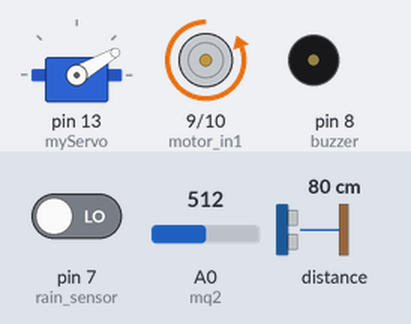
Bench run of a sketch on a simulated Arduino Uno, built with avr-gcc and run on an emulated ATmega328P. Parts: servo, motor-driver pin pairs drawn as motors (green arrow = first pin HIGH = forward, orange = second pin HIGH = backward, longer = more drive), buzzer (waves = sounding). The test bench sets the inputs (shaded band); at power-on: distance to the obstacle 80 cm, A0 (mq2) = 512, pin 7 (rain_sensor) LOW. The echo pulse lasts 58.3 µs per cm; what the sketch prints to the serial monitor is not drawn.

Above: at 6.7 s.
6.8 s: distance to the obstacle set to 7 cm
13.4 s: distance to the obstacle set to 4 cm
At 18.7 s:
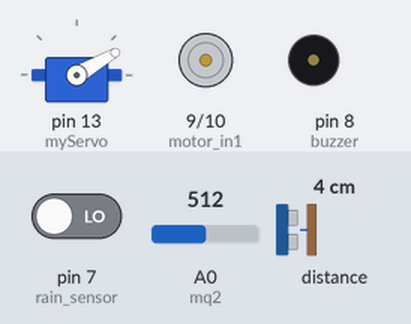
25.2 s: A0 (mq2) set to 542
31.8 s: A0 (mq2) set to 558
At 35.92 s:
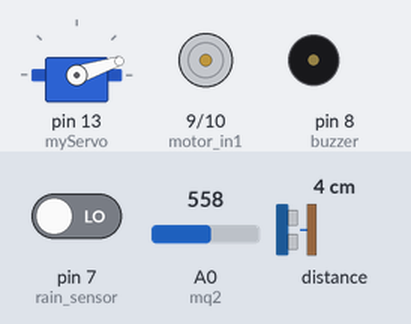
43.5 s: pin 7 (rain_sensor) driven HIGH
At 48.9 s:
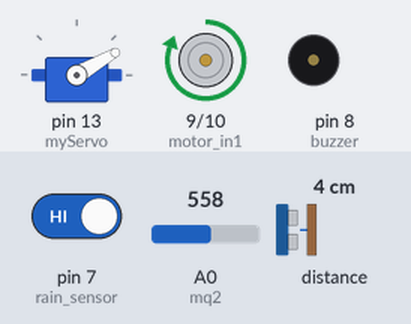
55.0 s: pin 7 (rain_sensor) driven LOW
At 65.3 s:
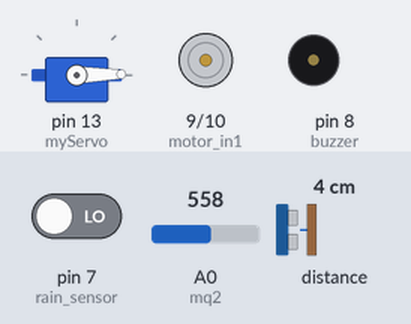
Timing chart, 0 to 67.3 s (numbered marks = the images above; inputs shaded):
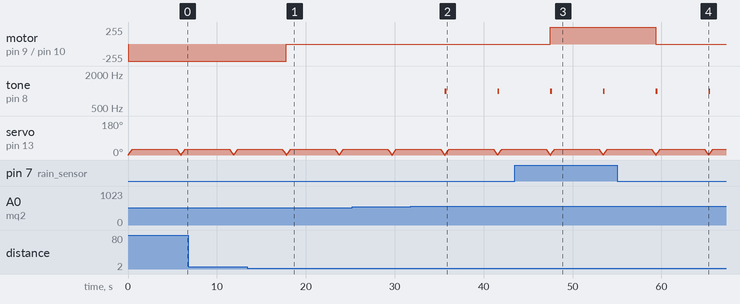

Measured:
- the behaviour switches between 6 and 5 cm on distance to the obstacle (found by bisection; images 0 and 1)
- the behaviour switches between 550 and 551 on A0 (mq2) (found by bisection; images 1 and 2)
- after the input at 13.4 s, motor on pin 9 (motor_in1) / pin 10 (motor_in2): backward 255/255 → stopped after 4.4 s
- after the input at 31.8 s, tone on pin 8 (buzzer): alternates 1000 Hz for 0.20 s and silent for 5.7 s, starting after 3.8 s
- after the input at 43.5 s, motor on pin 9 (motor_in1) / pin 10 (motor_in2): stopped → forward 255/255 after 4.0 s
- after the input at 55.0 s, motor on pin 9 (motor_in1) / pin 10 (motor_in2): forward 255/255 → stopped after 4.4 s

The sketch:

arduino_control.ino
```cpp
#include <Servo.h>

int sensorThres = 500;
//DC Motor
const int motor_in1 = 9;
const int motor_in2 = 10;
//UltraSonic
const int echo = 0;
const int trig = 1;
//Gas Sensor
const int mq2 = A0;
//Buzzer
const int buzzer = 8;
//Rain Sensor
const int rain_sensor = 7;

Servo myServo;

int pos = 0;

long duration;
float distance;

void setup() {
  // put your setup code here, to run once:
  Serial.begin(9600);

  pinMode(motor_in1, OUTPUT);
  pinMode(motor_in2, OUTPUT);
  pinMode(echo, INPUT);
  pinMode(trig, OUTPUT);
  pinMode(mq2, INPUT);
  pinMode(buzzer, OUTPUT);
  pinMode(rain_sensor, INPUT);

  myServo.attach(13);
}

void loop() {
  // put your main code here, to run repeatedly:
  int val = analogRead(mq2);
  //Serial.println(val);

  if (val-50 > sensorThres)
  {
    tone(buzzer, 1000, 200);
  }
  else
  {
    noTone(buzzer);
  }

  int rain_val = digitalRead(rain_sensor);
  //Serial.println(rain_val);

  digitalWrite(trig, LOW);
  delayMicroseconds(2);
  digitalWrite(trig, HIGH);
  delayMicroseconds(10);
  digitalWrite(trig, LOW);
  duration = pulseIn(echo, HIGH);
  distance = duration * 0.034 / 2;
  //Serial.println(distance);

  if (rain_val == 1) {
    digitalWrite(motor_in1, HIGH);
    digitalWrite(motor_in2, LOW);
    if (distance >= 15) {
      digitalWrite(motor_in1, LOW);
      digitalWrite(motor_in2, LOW);
      Serial.println("Opening");
    }
  }
  // if (distance > 5) {
  //   Serial.println("Far");
  // }
  // else {
  //   Serial.println("Near");
  // }
  else {
    digitalWrite(motor_in1, LOW);
    digitalWrite(motor_in2, HIGH);
    if (distance <= 5) {
      digitalWrite(motor_in1, LOW);
      digitalWrite(motor_in2, LOW);
      Serial.print("Closing");
    }
  }
  for (pos = 0; pos <= 30; pos += 1) { // goes from 0 degrees to 180 degrees
    myServo.write(pos);              // tell servo to go to position in variable 'pos'
    delay(15);                       // waits 15ms for the servo to reach the position
  }
  delay(5000);
  for (pos = 30; pos >= 0; pos -= 1) { // goes from 180 degrees to 0 degrees
    myServo.write(pos);              // tell servo to go to position in variable 'pos'
    delay(15);                       // waits 15ms for the servo to reach the position
  }
}
```
